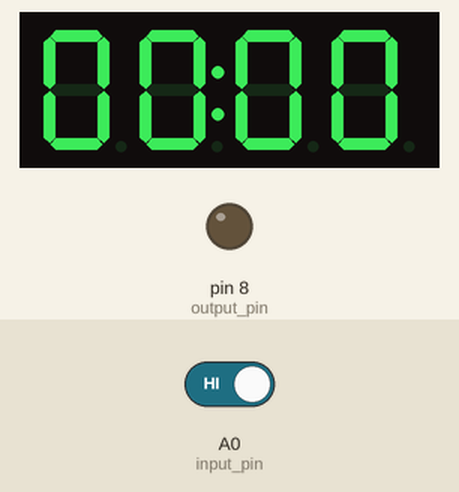
Simulated run of this sketch. Board: Arduino Uno, built with avr-gcc and run on an emulated ATmega328P. Shown: 4-digit seven-segment display, output pins drawn as LEDs (lit = HIGH). The test bench sets the inputs (shaded band); at power-on: A0 (input_pin) HIGH.

Above: at 1.2 s.
1.3 s: A0 (input_pin) driven LOW
At 2.1 s:
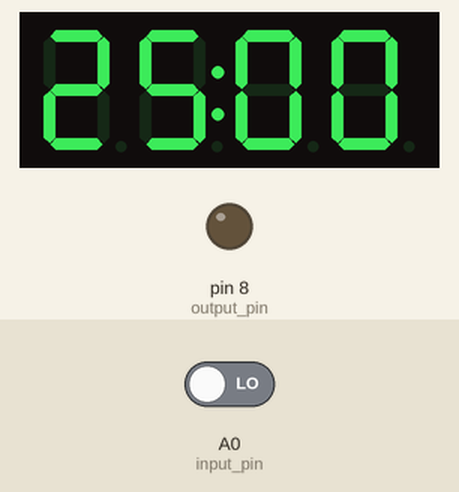
At 3.1 s:
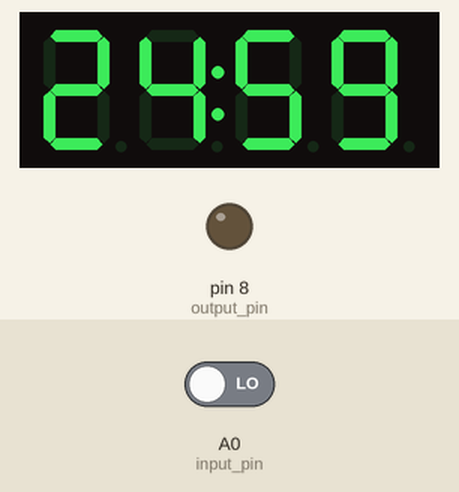
Timing chart, 0 to 4.6 s (numbered marks = the images above; inputs shaded):
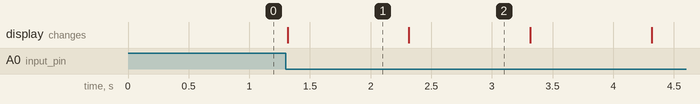

Measured:
- after the input at 1.3 s, the display: changes at once (image 1)
- what the display in image 1 shows lasts 1.0 s, from 1.3 s to 2.3 s

The sketch:

pomodoro.ino
```cpp
#include <TM1637Display.h>

//the pins for the display
#define CLK 2
#define DIO 3

//the pin for the button
#define input_pin A0
//the pin for the LED
#define output_pin 8
#define buzzer 11

//the work and break time
#define work_time 1500
#define break_time 300

//global variables
int state = HIGH, reading;
int seconds = 0, minutes = 0;
TM1637Display display(CLK, DIO);

void setup()
{
  display.setBrightness(3);
  display.clear();
  pinMode(output_pin, OUTPUT);
  pinMode(input_pin, INPUT);
  pinMode(CLK, OUTPUT);
  pinMode(DIO, OUTPUT);
}

void loop()
{
  display.showNumberDecEx(0, 0b01000000, true);
  reading = !digitalRead(input_pin);

  if(reading == HIGH)
  {
    if(state == HIGH)
    {
      state = LOW;
      digitalWrite(output_pin, LOW);
      count(work_time);

      digitalWrite(output_pin, 5);
      tone(buzzer, 440);
      delay(200);

      digitalWrite(output_pin, LOW);
      noTone(buzzer);
      delay(200);

      tone(buzzer, 440);
      digitalWrite(output_pin, 5);
      delay(200);

      noTone(buzzer);
      //TODO: MAKE THE DIGITS BLINK!!!

      delay(1400);
      count(break_time);
      digitalWrite(output_pin, LOW);
      tone(buzzer, 493.88);
      delay(200);
      noTone(buzzer);
    }

    state = HIGH;
  }
}

void count(int sec)
{
  unsigned long timer = millis();

  while(sec >= 0)
  {
    if(millis() > timer)
    {
      minutes = (sec % 3600) / 60;
      seconds = (sec % 3600) % 60;

      timer = millis() + 1000;

      display.showNumberDecEx(seconds + minutes * 100, 0b01000000, true);
      sec--;
    }
  }
}
```
